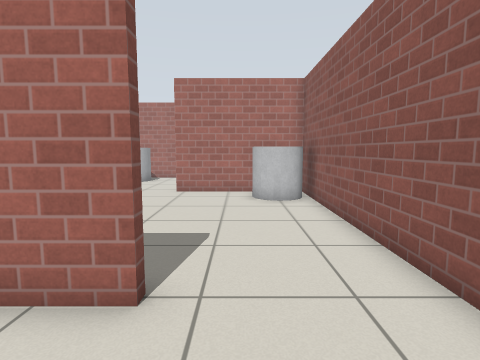
view 1 (above)

12 first-person views from a walk through a Gazebo world. The camera is 0.94 m above the floor, tilts 6° down and sees 80° across. The floor is counted in squares, 0.5 m on a side. Each view is taken from the middle of a square. On the plan, view 1 faces up. The plan holds only what a view shows up to about 16 squares ahead; the rest is blank. Simple patterns stand in for the simulator's built-in surfaces.

view 2
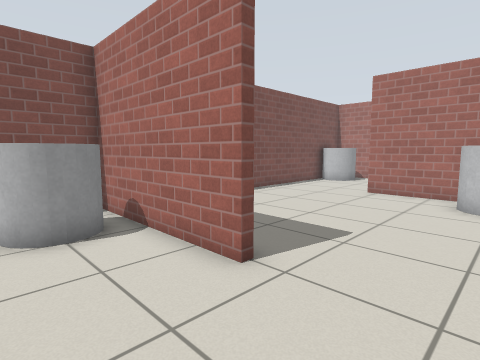

view 3
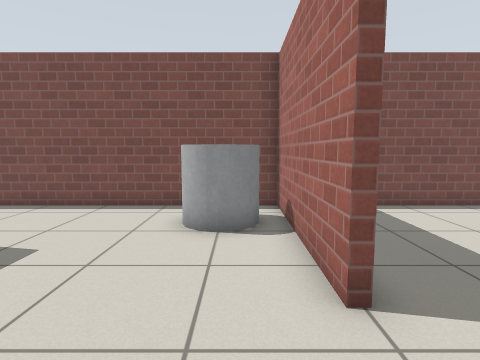

view 4
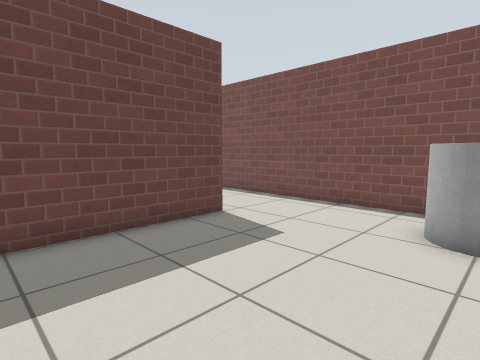

view 5
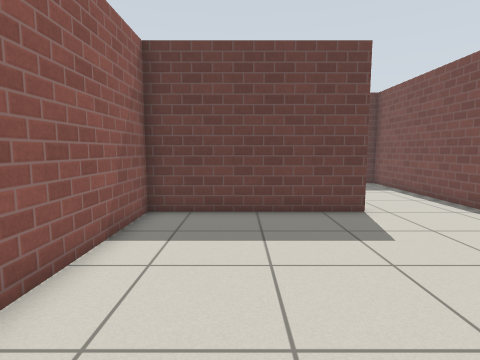

view 6
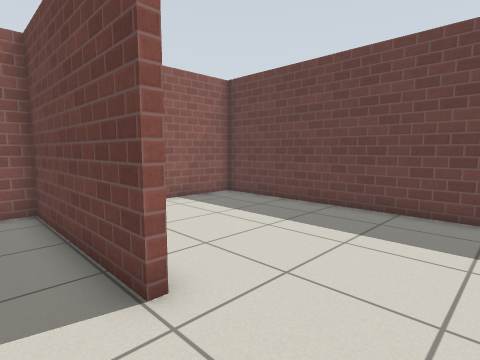

view 7
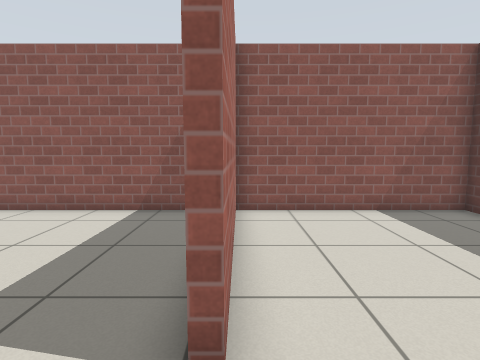

view 8
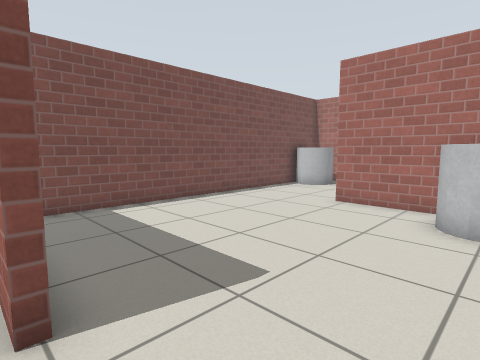

view 9
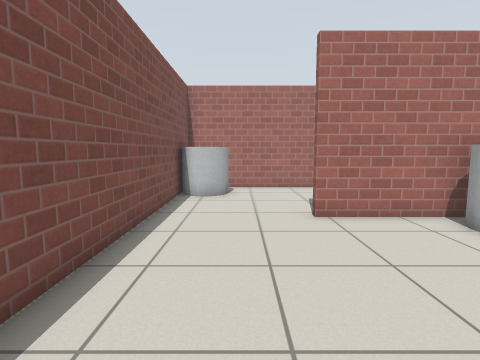

view 10
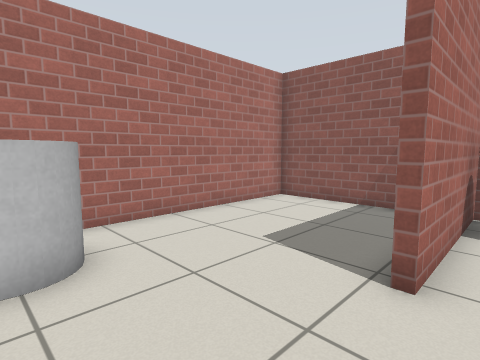

view 11
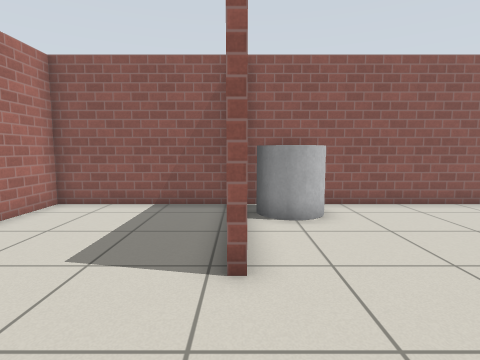

view 12
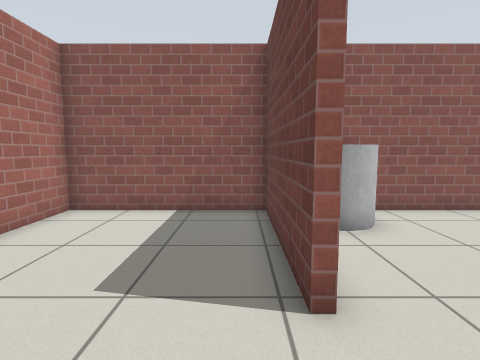

### Floor plan
Points are (right, up) in squares from view 1. A wall is a line through its corners. A room is listed if a view was taken in it or the views show most of it. See-through windows are left out.
Room 1 (views 1, 2, 3, 4, 6, 8)
walls: (-1.1, 3.3) (-7.6, 3.3) (-7.6, -4.6); (-3.9, -4.6) (2.8, -4.6) (2.8, 3.4)
ways out: opening at (1, 4) to room 2; opening at (-5.5, -5) to room 3
objects: grey cylinder (-6, 1) to (-5, 2)
Room 2 (views 5, 9, 10)
walls: (2.8, 3.4) (2.8, 12.9) (-3, 12.9); (-7.6, 12.6) (-7.6, 4.6)
ways out: opening at (1, 4) to room 1; opening at (-5, 13) to room 4
objects: grey cylinder (1, 11) to (2, 12)
Room 3 (view 7)
walls: (-7.6, -4.6) (-7.6, -12) (2.8, -12) (2.8, -4.9); (2, -4.9) (-3.9, -4.9)
ways out: opening at (-5.5, -5) to room 1
Room 4 (views 11, 12)
walls: (-3, 13.2) (2.8, 13.2) (2.8, 19.3) (-7.6, 19.3) (-7.6, 12.6)
ways out: opening at (-5, 13) to room 2
objects: grey cylinder (-7, 17) to (-6, 18)

Positions as (right, up) in squares from view 1, and headings:
1: (0, 0), facing up
2: (2, 0), facing up-left
3: (2, 2), facing left
4: (2, 2), facing down-left
5: (0, 4), facing down
6: (-7, -3), facing down-right
7: (-6, -5), facing right
8: (2, 3), facing up-left
9: (-5, 5), facing up
10: (-7, 12), facing up-right
11: (-7, 13), facing right
12: (-6, 14), facing right
